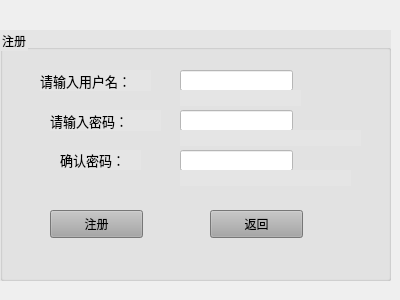
<?xml version="1.0" encoding="UTF-8"?>
<ui version="4.0">
 <class>login</class>
 <widget class="QWidget" name="login">
  <property name="windowModality">
   <enum>Qt::NonModal</enum>
  </property>
  <property name="geometry">
   <rect>
    <x>0</x>
    <y>0</y>
    <width>400</width>
    <height>300</height>
   </rect>
  </property>
  <property name="minimumSize">
   <size>
    <width>400</width>
    <height>300</height>
   </size>
  </property>
  <property name="maximumSize">
   <size>
    <width>400</width>
    <height>300</height>
   </size>
  </property>
  <property name="windowTitle">
   <string>登录</string>
  </property>
  <widget class="QLabel" name="label">
   <property name="geometry">
    <rect>
     <x>70</x>
     <y>60</y>
     <width>91</width>
     <height>21</height>
    </rect>
   </property>
   <property name="font">
    <font>
     <family>Agency FB</family>
     <pointsize>12</pointsize>
    </font>
   </property>
   <property name="text">
    <string>用户名：</string>
   </property>
  </widget>
  <widget class="QLabel" name="label_2">
   <property name="geometry">
    <rect>
     <x>70</x>
     <y>110</y>
     <width>81</width>
     <height>41</height>
    </rect>
   </property>
   <property name="font">
    <font>
     <family>Agency FB</family>
     <pointsize>12</pointsize>
    </font>
   </property>
   <property name="text">
    <string>密    码：</string>
   </property>
  </widget>
  <widget class="QLineEdit" name="login_username">
   <property name="geometry">
    <rect>
     <x>170</x>
     <y>60</y>
     <width>113</width>
     <height>21</height>
    </rect>
   </property>
  </widget>
  <widget class="QLineEdit" name="login_psw">
   <property name="geometry">
    <rect>
     <x>170</x>
     <y>120</y>
     <width>113</width>
     <height>21</height>
    </rect>
   </property>
   <property name="echoMode">
    <enum>QLineEdit::Password</enum>
   </property>
  </widget>
  <widget class="QPushButton" name="login_logButton">
   <property name="geometry">
    <rect>
     <x>50</x>
     <y>190</y>
     <width>111</width>
     <height>31</height>
    </rect>
   </property>
   <property name="text">
    <string>登录</string>
   </property>
  </widget>
  <widget class="QPushButton" name="login_registButton">
   <property name="geometry">
    <rect>
     <x>210</x>
     <y>190</y>
     <width>101</width>
     <height>31</height>
    </rect>
   </property>
   <property name="text">
    <string>注册</string>
   </property>
  </widget>
  <widget class="QPushButton" name="login_exitButton">
   <property name="geometry">
    <rect>
     <x>140</x>
     <y>250</y>
     <width>93</width>
     <height>28</height>
    </rect>
   </property>
   <property name="text">
    <string>退出系统</string>
   </property>
  </widget>
  <widget class="QGroupBox" name="registBox">
   <property name="geometry">
    <rect>
     <x>0</x>
     <y>30</y>
     <width>391</width>
     <height>251</height>
    </rect>
   </property>
   <property name="styleSheet">
    <string notr="true">background-color: rgb(229, 229, 229);</string>
   </property>
   <property name="title">
    <string>注册</string>
   </property>
   <widget class="QLabel" name="label_3">
    <property name="geometry">
     <rect>
      <x>40</x>
      <y>40</y>
      <width>111</width>
      <height>21</height>
     </rect>
    </property>
    <property name="font">
     <font>
      <family>微软雅黑</family>
      <pointsize>10</pointsize>
     </font>
    </property>
    <property name="text">
     <string>请输入用户名：</string>
    </property>
   </widget>
   <widget class="QLabel" name="label_4">
    <property name="geometry">
     <rect>
      <x>50</x>
      <y>80</y>
      <width>111</width>
      <height>21</height>
     </rect>
    </property>
    <property name="font">
     <font>
      <family>微软雅黑</family>
      <pointsize>10</pointsize>
     </font>
    </property>
    <property name="text">
     <string>请输入密码：</string>
    </property>
   </widget>
   <widget class="QLabel" name="label_5">
    <property name="geometry">
     <rect>
      <x>60</x>
      <y>120</y>
      <width>81</width>
      <height>20</height>
     </rect>
    </property>
    <property name="font">
     <font>
      <family>微软雅黑</family>
      <pointsize>10</pointsize>
     </font>
    </property>
    <property name="text">
     <string>确认密码：</string>
    </property>
   </widget>
   <widget class="QPushButton" name="regist_confButton">
    <property name="geometry">
     <rect>
      <x>50</x>
      <y>180</y>
      <width>93</width>
      <height>28</height>
     </rect>
    </property>
    <property name="styleSheet">
     <string notr="true">background-color: rgb(166, 166, 166);</string>
    </property>
    <property name="text">
     <string>注册</string>
    </property>
   </widget>
   <widget class="QPushButton" name="regist_backButton">
    <property name="geometry">
     <rect>
      <x>210</x>
      <y>180</y>
      <width>93</width>
      <height>28</height>
     </rect>
    </property>
    <property name="styleSheet">
     <string notr="true">background-color: rgb(255, 255, 255);
background-color: rgb(166, 166, 166);</string>
    </property>
    <property name="text">
     <string>返回</string>
    </property>
   </widget>
   <widget class="QLineEdit" name="regist_userlineEdit">
    <property name="geometry">
     <rect>
      <x>180</x>
      <y>40</y>
      <width>113</width>
      <height>21</height>
     </rect>
    </property>
    <property name="styleSheet">
     <string notr="true">background-color: rgb(255, 255, 255);</string>
    </property>
   </widget>
   <widget class="QLineEdit" name="regist_pswlineEdit">
    <property name="geometry">
     <rect>
      <x>180</x>
      <y>80</y>
      <width>113</width>
      <height>21</height>
     </rect>
    </property>
    <property name="styleSheet">
     <string notr="true">background-color: rgb(255, 255, 255);</string>
    </property>
    <property name="echoMode">
     <enum>QLineEdit::Password</enum>
    </property>
   </widget>
   <widget class="QLineEdit" name="regist_confpswlineEdit">
    <property name="geometry">
     <rect>
      <x>180</x>
      <y>120</y>
      <width>113</width>
      <height>21</height>
     </rect>
    </property>
    <property name="styleSheet">
     <string notr="true">background-color: rgb(255, 255, 255);</string>
    </property>
    <property name="echoMode">
     <enum>QLineEdit::Password</enum>
    </property>
   </widget>
   <widget class="QLabel" name="error_user">
    <property name="geometry">
     <rect>
      <x>180</x>
      <y>60</y>
      <width>121</width>
      <height>16</height>
     </rect>
    </property>
    <property name="text">
     <string/>
    </property>
   </widget>
   <widget class="QLabel" name="error_psw">
    <property name="geometry">
     <rect>
      <x>180</x>
      <y>100</y>
      <width>181</width>
      <height>16</height>
     </rect>
    </property>
    <property name="text">
     <string/>
    </property>
   </widget>
   <widget class="QLabel" name="error_confpsw">
    <property name="geometry">
     <rect>
      <x>180</x>
      <y>140</y>
      <width>171</width>
      <height>16</height>
     </rect>
    </property>
    <property name="text">
     <string/>
    </property>
   </widget>
  </widget>
 </widget>
 <resources/>
 <connections/>
</ui>
